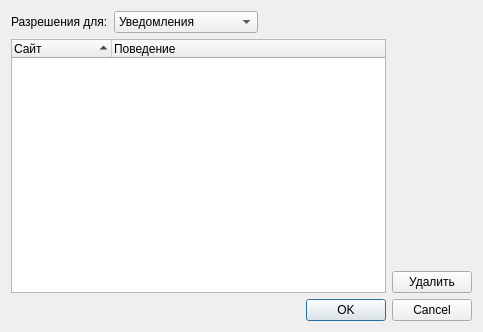
<?xml version="1.0" encoding="UTF-8"?>
<ui version="4.0">
 <class>HTML5PermissionsDialog</class>
 <widget class="QDialog" name="HTML5PermissionsDialog">
  <property name="geometry">
   <rect>
    <x>0</x>
    <y>0</y>
    <width>483</width>
    <height>332</height>
   </rect>
  </property>
  <property name="windowTitle">
   <string>HTML5 Permissions</string>
  </property>
  <layout class="QGridLayout" name="gridLayout">
   <item row="1" column="1">
    <layout class="QVBoxLayout" name="verticalLayout_2">
     <item>
      <spacer name="verticalSpacer">
       <property name="orientation">
        <enum>Qt::Vertical</enum>
       </property>
       <property name="sizeHint" stdset="0">
        <size>
         <width>20</width>
         <height>40</height>
        </size>
       </property>
      </spacer>
     </item>
     <item>
      <widget class="QPushButton" name="remove">
       <property name="text">
        <string>Удалить</string>
       </property>
      </widget>
     </item>
    </layout>
   </item>
   <item row="2" column="0" colspan="2">
    <widget class="QDialogButtonBox" name="buttonBox">
     <property name="orientation">
      <enum>Qt::Horizontal</enum>
     </property>
     <property name="standardButtons">
      <set>QDialogButtonBox::Cancel|QDialogButtonBox::Ok</set>
     </property>
    </widget>
   </item>
   <item row="1" column="0">
    <widget class="QTreeWidget" name="treeWidget">
     <property name="indentation">
      <number>0</number>
     </property>
     <property name="sortingEnabled">
      <bool>true</bool>
     </property>
     <property name="allColumnsShowFocus">
      <bool>true</bool>
     </property>
     <column>
      <property name="text">
       <string>Сайт</string>
      </property>
     </column>
     <column>
      <property name="text">
       <string>Поведение</string>
      </property>
     </column>
    </widget>
   </item>
   <item row="0" column="0" colspan="2">
    <layout class="QHBoxLayout" name="horizontalLayout">
     <item>
      <widget class="QLabel" name="label">
       <property name="text">
        <string>Разрешения для:</string>
       </property>
      </widget>
     </item>
     <item>
      <widget class="QComboBox" name="feature">
       <item>
        <property name="text">
         <string>Уведомления</string>
        </property>
       </item>
       <item>
        <property name="text">
         <string>Геолокация</string>
        </property>
       </item>
       <item>
        <property name="text">
         <string>Микрофон</string>
        </property>
       </item>
       <item>
        <property name="text">
         <string>Камера</string>
        </property>
       </item>
       <item>
        <property name="text">
         <string>Микрофон и камера</string>
        </property>
       </item>
       <item>
        <property name="text">
         <string>Скрытие указателя</string>
        </property>
       </item>
      </widget>
     </item>
     <item>
      <spacer name="horizontalSpacer">
       <property name="orientation">
        <enum>Qt::Horizontal</enum>
       </property>
       <property name="sizeHint" stdset="0">
        <size>
         <width>40</width>
         <height>20</height>
        </size>
       </property>
      </spacer>
     </item>
    </layout>
   </item>
  </layout>
 </widget>
 <resources/>
 <connections>
  <connection>
   <sender>buttonBox</sender>
   <signal>accepted()</signal>
   <receiver>HTML5PermissionsDialog</receiver>
   <slot>accept()</slot>
   <hints>
    <hint type="sourcelabel">
     <x>248</x>
     <y>254</y>
    </hint>
    <hint type="destinationlabel">
     <x>157</x>
     <y>274</y>
    </hint>
   </hints>
  </connection>
  <connection>
   <sender>buttonBox</sender>
   <signal>rejected()</signal>
   <receiver>HTML5PermissionsDialog</receiver>
   <slot>reject()</slot>
   <hints>
    <hint type="sourcelabel">
     <x>316</x>
     <y>260</y>
    </hint>
    <hint type="destinationlabel">
     <x>286</x>
     <y>274</y>
    </hint>
   </hints>
  </connection>
 </connections>
</ui>
